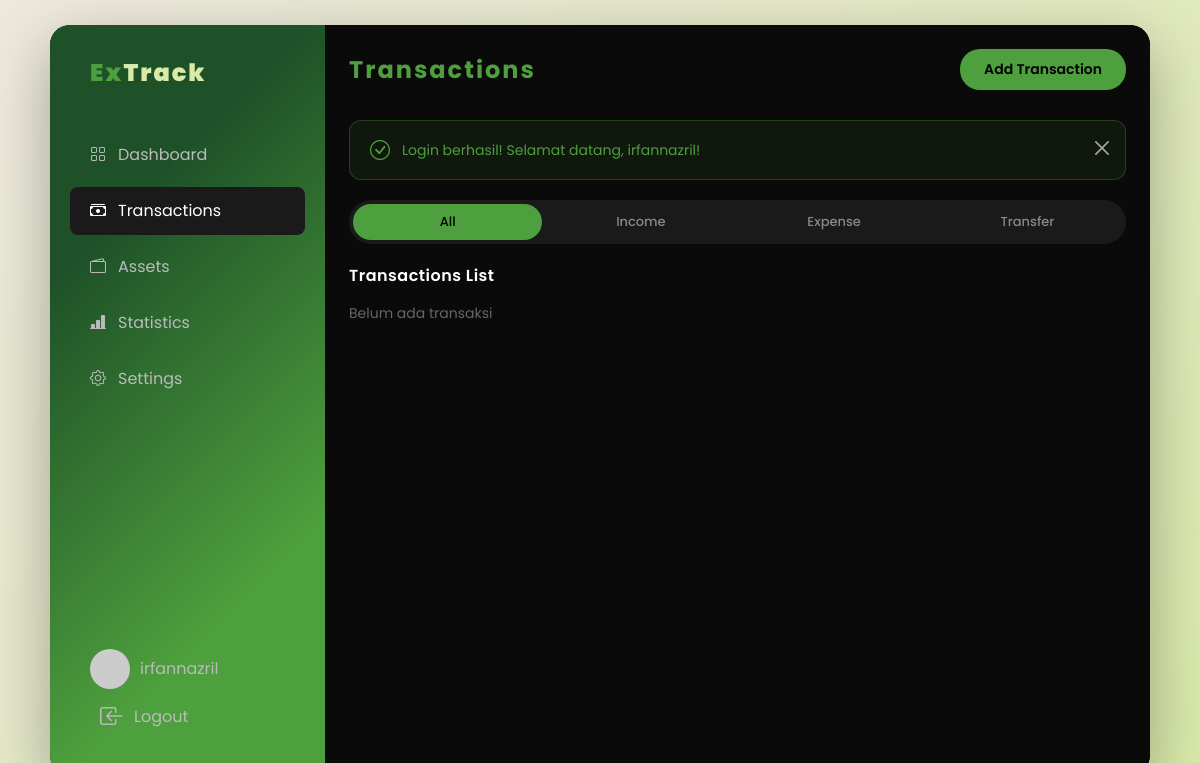
/pages/transactions.php (signed in), run on an earlier commit of the app's database.
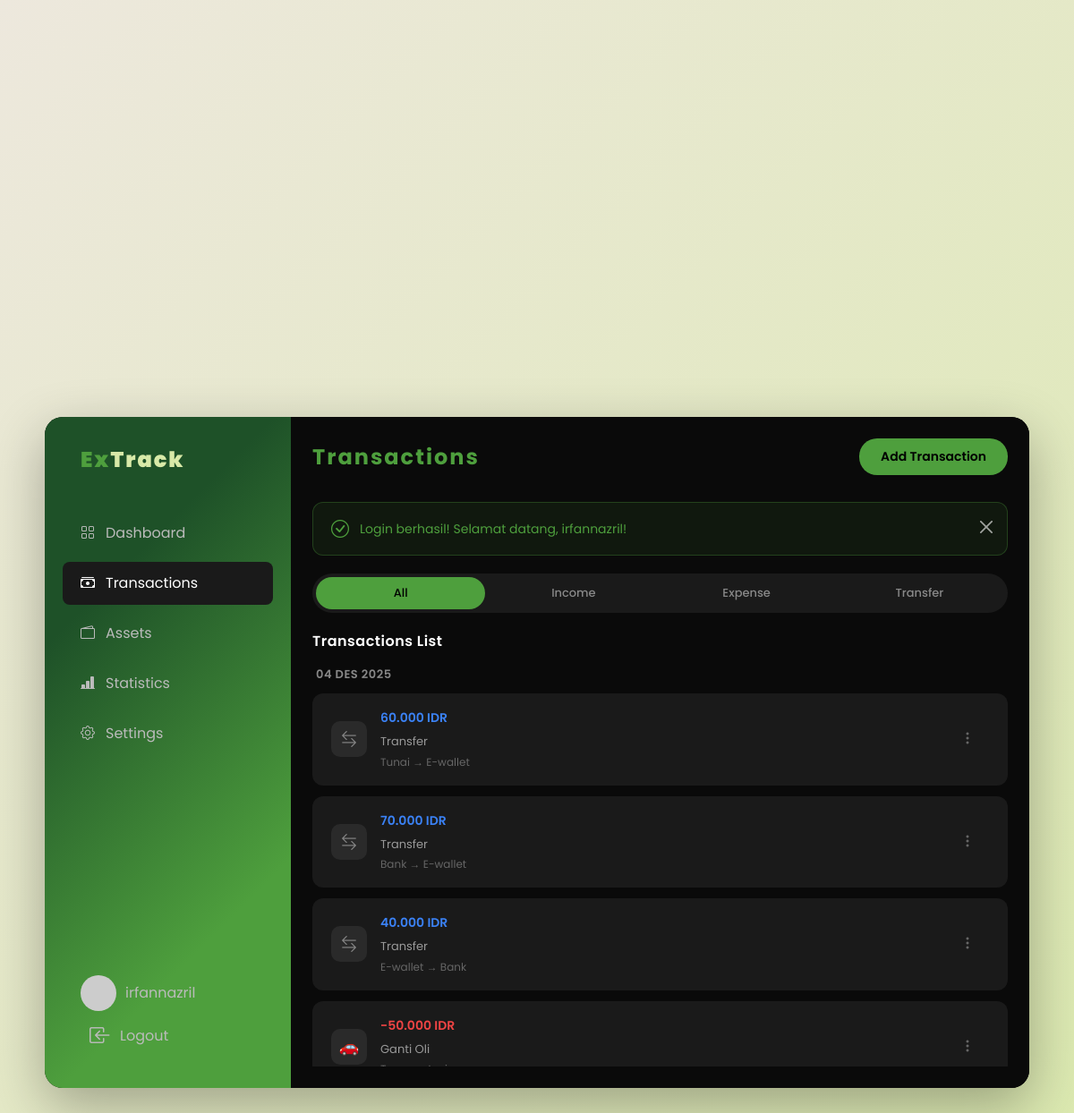
And on a later commit of the database.
### tables this page shows
CREATE TABLE `transactions` (
  `transaction_id` int(11) NOT NULL,
  `user_id` int(11) NOT NULL,
  `transaction_type` enum('income','expense','transfer') NOT NULL,
  `amount` decimal(15,2) NOT NULL,
  `description` varchar(255) DEFAULT NULL,
  `category_id` int(11) DEFAULT NULL,
  `asset_id` int(11) NOT NULL,
  `transaction_date` date NOT NULL,
  `to_asset_id` int(11) DEFAULT NULL,
  `from_asset_id` int(11) DEFAULT NULL,
  `created_at` timestamp NOT NULL DEFAULT current_timestamp(),
  `updated_at` timestamp NOT NULL DEFAULT current_timestamp() ON UPDATE current_timestamp()
);

CREATE TABLE `assets` (
  `asset_id` int(11) NOT NULL,
  `user_id` int(11) NOT NULL,
  `asset_name` varchar(100) NOT NULL,
  `balance` decimal(15,2) DEFAULT 0.00,
  `created_at` timestamp NOT NULL DEFAULT current_timestamp(),
  `updated_at` timestamp NOT NULL DEFAULT current_timestamp() ON UPDATE current_timestamp()
);

CREATE TABLE `categories` (
  `category_id` int(11) NOT NULL,
  `user_id` int(11) NOT NULL,
  `category_name` varchar(100) NOT NULL,
  `category_type` enum('income','expense') NOT NULL,
  `icon` varchar(50) DEFAULT NULL,
  `is_default` tinyint(1) DEFAULT 0,
  `created_at` timestamp NOT NULL DEFAULT current_timestamp(),
  `updated_at` timestamp NOT NULL DEFAULT current_timestamp() ON UPDATE current_timestamp()
);

### includes/session.php (called while the page is built, shortened)
<?php
function is_logged_in() {
    return isset($_SESSION['logged_in']) && $_SESSION['logged_in'] === true;
}
function get_user_data() {
    if (is_logged_in()) {
        return [
            'user_id' => $_SESSION['user_id'],
            'username' => $_SESSION['username'],
            'email' => $_SESSION['email'],
            'profile_photo' => $_SESSION['profile_photo'] ?? null
        ];
    }
    return null;
}

### includes/auth_check.php (called while the page is built, shortened)
<?php
require_once __DIR__ . '/session.php';
require_once __DIR__ . '/functions.php';
$user = get_user_data();
$username = $user['username'];
$profile_photo = get_profile_photo_url($user['profile_photo'], $username);

### includes/functions.php (called while the page is built, shortened)
<?php
function format_currency($amount) {
    return number_format($amount, 0, ',', '.');
}
function format_date_indo($date) {
    $bulan = [
        1 => 'Jan', 'Feb', 'Mar', 'Apr', 'Mei', 'Jun',
        'Jul', 'Agu', 'Sep', 'Okt', 'Nov', 'Des'
    ];
    $timestamp = strtotime($date);
    $day = date('d', $timestamp);
    $month = $bulan[(int)date('m', $timestamp)];
    $year = date('Y', $timestamp);
    return "$day $month $year";
}
function get_profile_photo_url($filename, $username) {
    $name = urlencode($username);
    return "https://ui-avatars.com/api/?name=$name&background=4e9f3d&color=fff&size=120";
}
function get_flash() {
    if (isset($_SESSION['flash_message'])) {
        $flash = [
            'type' => $_SESSION['flash_type'],
            'message' => $_SESSION['flash_message']
        ];
        return $flash;
    }
    return null;
}

### pages/transactions.php (the view, shortened to what this page needs)
<?php
require_once __DIR__ . '/../includes/auth_check.php';
require_once __DIR__ . '/../includes/functions.php';
$filter = $_GET['filter'] ?? 'all';
$sql = "SELECT t.*, c.category_name, c.icon as category_icon, a.asset_name,
        fa.asset_name as from_asset_name, ta.asset_name as to_asset_name
        FROM transactions t
        LEFT JOIN categories c ON t.category_id = c.category_id
        LEFT JOIN assets a ON t.asset_id = a.asset_id
        LEFT JOIN assets fa ON t.from_asset_id = fa.asset_id
        LEFT JOIN assets ta ON t.to_asset_id = ta.asset_id
        WHERE t.user_id = ?";
$sql .= " ORDER BY t.transaction_date DESC, t.created_at DESC";
$stmt = $conn->prepare($sql);
if ($filter !== 'all') {
    $stmt->execute([$user_id, $filter]);
} else {
    $stmt->execute([$user_id]);
}
$transactions = $stmt->fetchAll();
$grouped = [];
foreach ($transactions as $trans) {
    $date = $trans['transaction_date'];
    if (!isset($grouped[$date])) {
        $grouped[$date] = [];
    }
    $grouped[$date][] = $trans;
}
?>
<!DOCTYPE html>
<html lang="en" data-bs-theme="dark">
<head>
  <link href="https://cdn.jsdelivr.net/npm/bootstrap@5.3.0/dist/css/bootstrap.min.css" rel="stylesheet">
  <link rel="stylesheet" href="https://cdn.jsdelivr.net/npm/bootstrap-icons@1.10.0/font/bootstrap-icons.css">
  <link rel="stylesheet" href="../assets/css/style.css">
</head>
<body>
  <div class="dashboard-container">
    <div class="row g-0">
      <div class="col-lg-3">
        <?php include __DIR__ . '/../includes/sidebar.php'; ?>
      </div>
      <div class="col-lg-9">
        <div class="main-content transaction-page">
          <div class="header">
            <div class="menu">Transactions</div>
            <button class="add-wallet-btn" data-bs-toggle="modal" data-bs-target="#addTransactionModal">Add Transaction</button>
          </div>
          <?php include __DIR__ . '/../includes/alert.php'; ?>
          <div class="filter-tabs">
            <a href="?filter=all" class="filter-tab all <?= $filter === 'all' ? 'active' : '' ?>">All</a>
            <a href="?filter=income" class="filter-tab income <?= $filter === 'income' ? 'active' : '' ?>">Income</a>
            <a href="?filter=expense" class="filter-tab expense <?= $filter === 'expense' ? 'active' : '' ?>">Expense</a>
            <a href="?filter=transfer" class="filter-tab transfer <?= $filter === 'transfer' ? 'active' : '' ?>">Transfer</a>
          </div>
          <div class="section-title">Transactions List</div>
          <div class="transaction-scroll">
            <?php if (empty($grouped)): ?>
              <p class="text-muted">Belum ada transaksi</p>
            <?php else: ?>
              <?php foreach ($grouped as $date => $trans_list): ?>
                <div class="transaction-date"><?= format_date_indo($date) ?></div>
                <?php foreach ($trans_list as $trans): ?>
                  <div class="transaction-item">
                    <div class="transaction-left">
                      <div class="transaction-icon">
                        <?php if ($trans['transaction_type'] === 'transfer'): ?>
                          <i class="bi bi-arrow-left-right"></i>
                        <?php elseif ($trans['transaction_type'] === 'income'): ?>
                          <i class="bi bi-graph-up-arrow"></i>
                        <?php else: ?>
                          <?= $trans['category_icon'] ?? '📦' ?>
                        <?php endif; ?>
                      </div>
                      <div class="transaction-details">
                        <div class="transaction-amount <?= $trans['transaction_type'] ?>">
                          <?php if ($trans['transaction_type'] === 'income'): ?>
                            +<?= format_currency($trans['amount']) ?> IDR
                          <?php elseif ($trans['transaction_type'] === 'expense'): ?>
                            -<?= format_currency($trans['amount']) ?> IDR
                          <?php else: ?>
                            <?= format_currency($trans['amount']) ?> IDR
                          <?php endif; ?>
                        </div>
                        <div class="transaction-description"><?= htmlspecialchars($trans['description'] ?: '-') ?></div>
                        <div class="transaction-category">
                          <?php if ($trans['transaction_type'] === 'transfer'): ?>
                            <?= htmlspecialchars($trans['from_asset_name']) ?> → <?= htmlspecialchars($trans['to_asset_name']) ?>
                          <?php else: ?>
                            <?= htmlspecialchars($trans['category_name'] ?? 'Uncategorized') ?>
                          <?php endif; ?>
                        </div>
                      </div>
                    </div>
                    <div class="transaction-menu">
                      <button class="menu-button" onclick='editTransaction(<?= json_encode($trans) ?>)'><i class="bi bi-three-dots-vertical"></i></button>
                    </div>
                  </div>
                <?php endforeach; ?>
              <?php endforeach; ?>
            <?php endif; ?>
          </div>
        </div>
      </div>
    </div>
  </div>
</body>
</html>

### includes/sidebar.php (shortened to what this page needs)
<?php
$current_page = basename($_SERVER['PHP_SELF'], '.php');
?>
<div class="sidebar" id="sidebar">
  <div class="sidebar-top">
    <div class="logo">
      <span class="logo-color">Ex</span>Track
    </div>
    <a href="dashboard.php" class="nav-item <?= $current_page === 'dashboard' ? 'active' : '' ?>">
      <i class="bi bi-grid"></i>
      <span>Dashboard</span>
    </a>
    <a href="transactions.php" class="nav-item <?= $current_page === 'transactions' ? 'active' : '' ?>">
      <i class="bi bi-cash-stack"></i>
      <span>Transactions</span>
    </a>
    <a href="assets.php" class="nav-item <?= $current_page === 'assets' ? 'active' : '' ?>">
      <i class="bi bi-wallet2"></i>
      <span>Assets</span>
    </a>
    <a href="statistics.php" class="nav-item <?= $current_page === 'statistics' ? 'active' : '' ?>">
      <i class="bi bi-bar-chart-line-fill"></i>
      <span>Statistics</span>
    </a>
    <a href="settings.php" class="nav-item <?= $current_page === 'settings' ? 'active' : '' ?>">
      <i class="bi bi-gear"></i>
      <span>Settings</span>
    </a>
  </div>
  <div class="sidebar-bottom">
    <div class="footer-links">
      <a href="settings.php" class="footer-link">
        <img class="profile" src="<?= $profile_photo ?>" alt="Profile">
        <?= htmlspecialchars($username) ?>
      </a>
      <a href="#" class="footer-link" onclick="confirmLogout(event)">
        <i class="bi bi-box-arrow-in-left"></i>
        Logout
      </a>
    </div>
  </div>
</div>

### includes/alert.php (shortened to what this page needs)
<?php
$flash = get_flash();
if ($flash):
?>
<div class="alert alert-<?= $flash['type'] ?> alert-dismissible fade show" role="alert">
  <i class="bi bi-<?= $flash['type'] === 'success' ? 'check-circle' : ($flash['type'] === 'error' ? 'exclamation-circle' : 'info-circle') ?>"></i>
  <?= htmlspecialchars($flash['message']) ?>
  <button type="button" class="btn-close" data-bs-dismiss="alert"></button>
</div>
<?php endif; ?>

What changed in the data, as far as the page shows it:
added transactions: transaction_type "transfer" (drawn), amount "60.000", description "Transfer", asset.asset_name "Tunai", to_asset.asset_name "E-wallet"
added transactions: transaction_type "transfer" (drawn), amount "70.000", description "Transfer", asset.asset_name "Bank", to_asset.asset_name "E-wallet"
added transactions: transaction_type "transfer" (drawn), amount "40.000", description "Transfer", asset.asset_name "E-wallet", to_asset.asset_name "Bank"
added transactions: category.icon "🚗", amount "50.000", description "Ganti Oli", transaction_type "expense" (drawn)
Also different on the page:
new list line: "04 DES 2025"
text no longer shown: "Belum ada transaksi"
